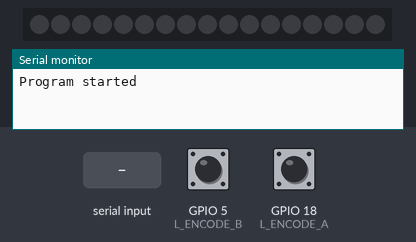
This sketch was run on a simulated ESP32. Parts: 17 RGB LEDs in strip order, left to right, the last lines printed to the serial monitor. The test bench sets the inputs (shaded band); at power-on: GPIO 5 (L_ENCODE_B) HIGH, GPIO 18 (L_ENCODE_A) HIGH. Dim RGB values are drawn brighter than linear.

Above: at 1.2 s.
1.3 s: "1" received over the second serial link
At 2.01 s:
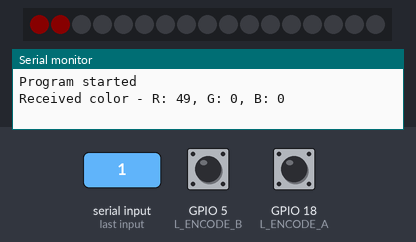
At 2.7 s:
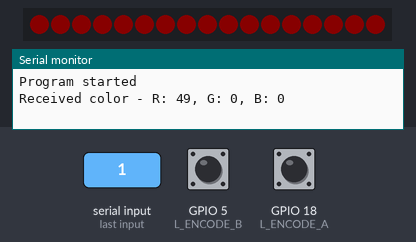
Timing chart, 0 to 4.3 s (numbered marks = the images above; inputs shaded):
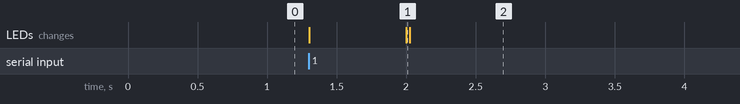

The sketch:

full_ear_test.ino
```cpp
#include <Wire.h>
#include <Adafruit_NeoPixel.h>
#ifdef __AVR__
#include <avr/power.h> // Required for 16 MHz Adafruit Trinket
#endif

#define ser_timeout 10 // millis for val to arrive after key

// Hardware Serial 2 pins
#define RXD2 16
#define TXD2 17

#define L_EAR_LED 15
#define R_EAR_LED 0
#define LED_COUNT 17

// Encoder pins
#define L_ENCODE_A 18
#define L_ENCODE_B 5

#define BASE_ADDRESS 0x08 // Arduino I2C address

#define DATA_SIZE 7

int command = 0;
int data[DATA_SIZE]; // Array to store the received data bytes

// Variables for encoder state
volatile int32_t encoderPosition = 0;
volatile bool aLastState = LOW;
volatile bool aCurrentState = LOW;

// Declare our NeoPixel strip object:
Adafruit_NeoPixel LED(LED_COUNT, L_EAR_LED, NEO_GRB + NEO_KHZ800);

// Struct definition for RGB
struct __attribute__((__packed__)) colorObj
{
  uint8_t red, green, blue , brightness;
};

colorObj color = {0, 0, 0 , 50};

void setup()
{
  initializeSerial();
  initializeLED();
  initializeEncoder();
  Serial.print("Program started\n");
}

void loop()
{
  static unsigned long lastUpdate = 0;
  const unsigned long updateInterval = 1000; // Update every second

  // Non-blocking delay
  if (millis() - lastUpdate >= updateInterval)
  {
    lastUpdate = millis();
    colorWipe(LED.Color(color.red, color.green, color.blue), 1);
  }

  // Check for serial data
  if (Serial2.available())
  {
    readColorFromSerial();
    setLEDColor();
  }
}

void initializeSerial()
{
  Serial.begin(9600);                            // Initialize Serial for debugging
  Serial2.begin(115200, SERIAL_8N1, RXD2, TXD2); // Hardware Serial of ESP32
  Serial2.setTimeout(1);
}

void initializeLED()
{
#if defined(__AVR_ATtiny85__) && (F_CPU == 16000000)
  clock_prescale_set(clock_div_1);
#endif

  LED.begin();           // INITIALIZE NeoPixel strip object (REQUIRED)
  LED.show();            // Turn OFF all pixels ASAP
  LED.setBrightness(color.brightness); // Set BRIGHTNESS to about 1/5 (max = 255)
}

void initializeEncoder()
{
  pinMode(L_ENCODE_A, INPUT_PULLUP); // Use internal pull-up resistor
  pinMode(L_ENCODE_B, INPUT_PULLUP); // Use internal pull-up resistor

  // Attach interrupts to the encoder pins
  attachInterrupt(digitalPinToInterrupt(L_ENCODE_A), updateEncoder, CHANGE);
  attachInterrupt(digitalPinToInterrupt(L_ENCODE_B), updateEncoder, CHANGE);
}

void parseSerial()
{
  // Check if there is data available on Serial2
  if (Serial2.available())
  {
    // Read key byte
    command = Serial2.read();

    // Read up to DATA_SIZE bytes for data section
    int index = 0;
    while (Serial2.available() && index < DATA_SIZE)
    {
      data[index++] = Serial2.read();
    }

    // Print received key and data for debugging
    Serial.print("Received command: ");
    Serial.println(command);
    Serial.print("Received data: ");
    for (int i = 0; i < index; i++)
    {
      Serial.print(data[i]);
      Serial.print(" ");
    }
    Serial.println();
  }
}

void updateEncoder()
{
  aCurrentState = digitalRead(L_ENCODE_A);
  // If the A state has changed
  if (aCurrentState != aLastState)
  {
    // Check if the B state is the same as the A state
    if (digitalRead(L_ENCODE_B) != aCurrentState)
    {
      encoderPosition++;
    }
    else
    {
      encoderPosition--;
    }
  }
  aLastState = aCurrentState;
}

void readColorFromSerial()
{
  Serial2.readBytes((char *)&color, sizeof(colorObj));
  Serial.print("Received color - R: ");
  Serial.print(color.red);
  Serial.print(", G: ");
  Serial.print(color.green);
  Serial.print(", B: ");
  Serial.println(color.blue);
}

void setLEDColor()
{
  // Set the LED color
  LED.setPixelColor(0, LED.Color(color.red, color.green, color.blue));
  LED.show();
}

void colorWipe(uint32_t color, int wait)
{
  for (int i = 0; i < LED.numPixels(); i++)
  {                              // For each pixel in strip...
    LED.setPixelColor(i, color); // Set pixel's color (in RAM)
    LED.show();                  // Update strip to match
    delay(wait);                 // Pause for a moment
  }
}
```

Measured:
- after the input at 1.3 s, the LEDs: first change at once (image 1 shows a later state)
